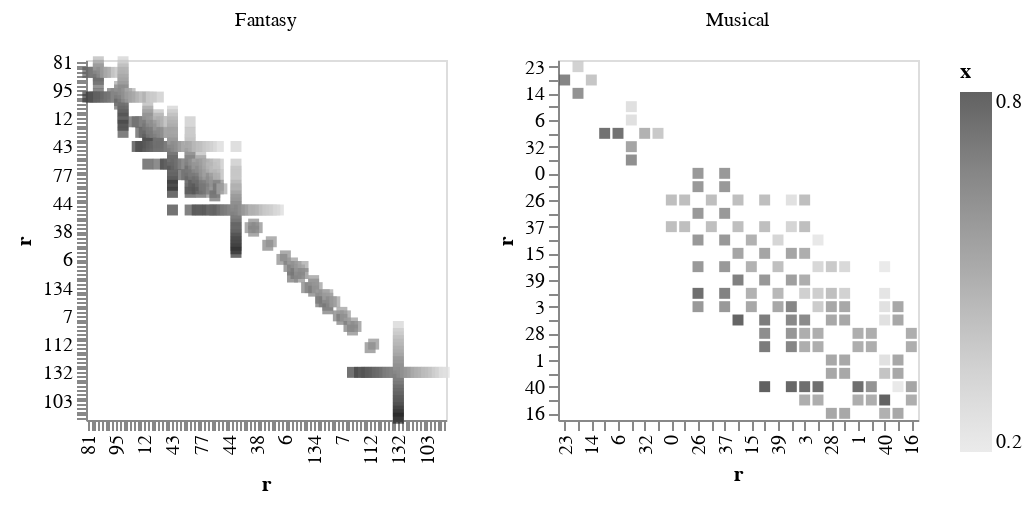

The cell this chart's notebook holds for it:
### Code cell
import altair as alt
all_df = pd.DataFrame(columns=["i","j","x","Genre","oi","oj"])
for genre in ["Fantasy","Musical"]:#genre_P_info.keys():
    print(genre)
    x = pd.DataFrame(genre_P_info[genre]['Xstar'])
    df = x.stack().reset_index()
    df.columns=["i","j","x"]
    df["oi"] = df["i"].copy()
    df["oj"] = df["j"].copy()
    df["i"] = genre_P_info[genre]['ixs'][df["i"]]
    df["j"] = genre_P_info[genre]['ixs'][df["j"]]
    df["Genre"] = genre
    all_df = all_df.append(df)

all_df = all_df.loc[(all_df.x != 0) & (all_df.x != 1)]
alt.Chart(all_df).mark_square().encode(
    x=alt.X(
        'i:N',
        axis=alt.Axis(labelOverlap="parity"),
        title="r",
        sort=alt.EncodingSortField(field="oi",order="ascending") # The order to sort in
    ),
    y=alt.Y(
        'j:N',
        axis=alt.Axis(labelOverlap="parity"),
        title="r",
        sort=alt.EncodingSortField(field="oj",order="ascending") # The order to sort in
    ),
    color=alt.Color("x",scale=alt.Scale(scheme='greys'))
).properties(
    width=180,
    height=180
).facet(
    column=alt.Column("Genre:N", title=None)
).resolve_scale(x='independent',y='independent')

### Figure 1 — Vega-Lite specification as saved in the notebook (floating-point values rounded to 4 significant figures; data arrays with more than 128 entries replaced by an {"elided": "..."} marker saying what was removed)
{"$schema": "https://vega.github.io/schema/vega-lite/v3.4.0.json", "config": {"mark": {"tooltip": null}, "view": {"height": 300, "width": 400}}, "data": {"name": "data-af584d2ed876ee0ef7e030dec839c094"}, "datasets": {"data-af584d2ed876ee0ef7e030dec839c094": {"elided": "470 records"}}, "facet": {"column": {"field": "Genre", "title": null, "type": "nominal"}}, "resolve": {"scale": {"x": "independent", "y": "independent"}}, "spec": {"encoding": {"color": {"field": "x", "scale": {"scheme": "greys"}, "type": "quantitative"}, "x": {"axis": {"labelOverlap": "parity"}, "field": "i", "sort": {"field": "oi", "order": "ascending"}, "title": "r", "type": "nominal"}, "y": {"axis": {"labelOverlap": "parity"}, "field": "j", "sort": {"field": "oj", "order": "ascending"}, "title": "r", "type": "nominal"}}, "height": 180, "mark": "square", "width": 180}}
